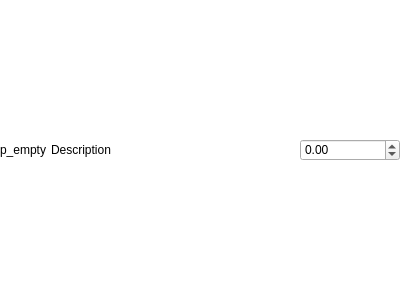
<?xml version="1.0" encoding="UTF-8"?>
<ui version="4.0">
 <class>fr_param</class>
 <widget class="QFrame" name="fr_param">
  <property name="geometry">
   <rect>
    <x>0</x>
    <y>0</y>
    <width>400</width>
    <height>300</height>
   </rect>
  </property>
  <property name="sizePolicy">
   <sizepolicy hsizetype="Minimum" vsizetype="Minimum">
    <horstretch>0</horstretch>
    <verstretch>0</verstretch>
   </sizepolicy>
  </property>
  <property name="windowTitle">
   <string>Frame</string>
  </property>
  <property name="styleSheet">
   <string notr="true">QFrame {
	background-color: rgb(255, 255, 255);
	border: none;
}</string>
  </property>
  <layout class="QHBoxLayout" name="horizontalLayout">
   <property name="spacing">
    <number>5</number>
   </property>
   <property name="leftMargin">
    <number>0</number>
   </property>
   <property name="topMargin">
    <number>0</number>
   </property>
   <property name="rightMargin">
    <number>0</number>
   </property>
   <property name="bottomMargin">
    <number>0</number>
   </property>
   <item>
    <widget class="QLabel" name="lbl_param_str">
     <property name="text">
      <string>p_empty</string>
     </property>
    </widget>
   </item>
   <item>
    <widget class="QLabel" name="lbl_meaning">
     <property name="text">
      <string>Description</string>
     </property>
    </widget>
   </item>
   <item>
    <spacer name="horizontalSpacer">
     <property name="orientation">
      <enum>Qt::Orientation::Horizontal</enum>
     </property>
     <property name="sizeHint" stdset="0">
      <size>
       <width>40</width>
       <height>20</height>
      </size>
     </property>
    </spacer>
   </item>
   <item>
    <widget class="QPushButton" name="pb_reset">
     <property name="styleSheet">
      <string notr="true">QPushButton {
    border: none;
}</string>
     </property>
     <property name="text">
      <string/>
     </property>
     <property name="icon">
      <iconset resource="../../resources/resources.qrc">
       <normaloff>:/resources/reset_24dp.svg</normaloff>:/resources/reset_24dp.svg</iconset>
     </property>
     <property name="iconSize">
      <size>
       <width>18</width>
       <height>18</height>
      </size>
     </property>
    </widget>
   </item>
   <item>
    <widget class="QDoubleSpinBox" name="dsb_value">
     <property name="sizePolicy">
      <sizepolicy hsizetype="Fixed" vsizetype="Fixed">
       <horstretch>0</horstretch>
       <verstretch>0</verstretch>
      </sizepolicy>
     </property>
     <property name="minimumSize">
      <size>
       <width>100</width>
       <height>0</height>
      </size>
     </property>
     <property name="maximumSize">
      <size>
       <width>150</width>
       <height>16777215</height>
      </size>
     </property>
     <property name="minimum">
      <double>-100000.000000000000000</double>
     </property>
     <property name="maximum">
      <double>100000.000000000000000</double>
     </property>
    </widget>
   </item>
  </layout>
 </widget>
 <resources>
  <include location="../../resources/resources.qrc"/>
 </resources>
 <connections/>
</ui>
